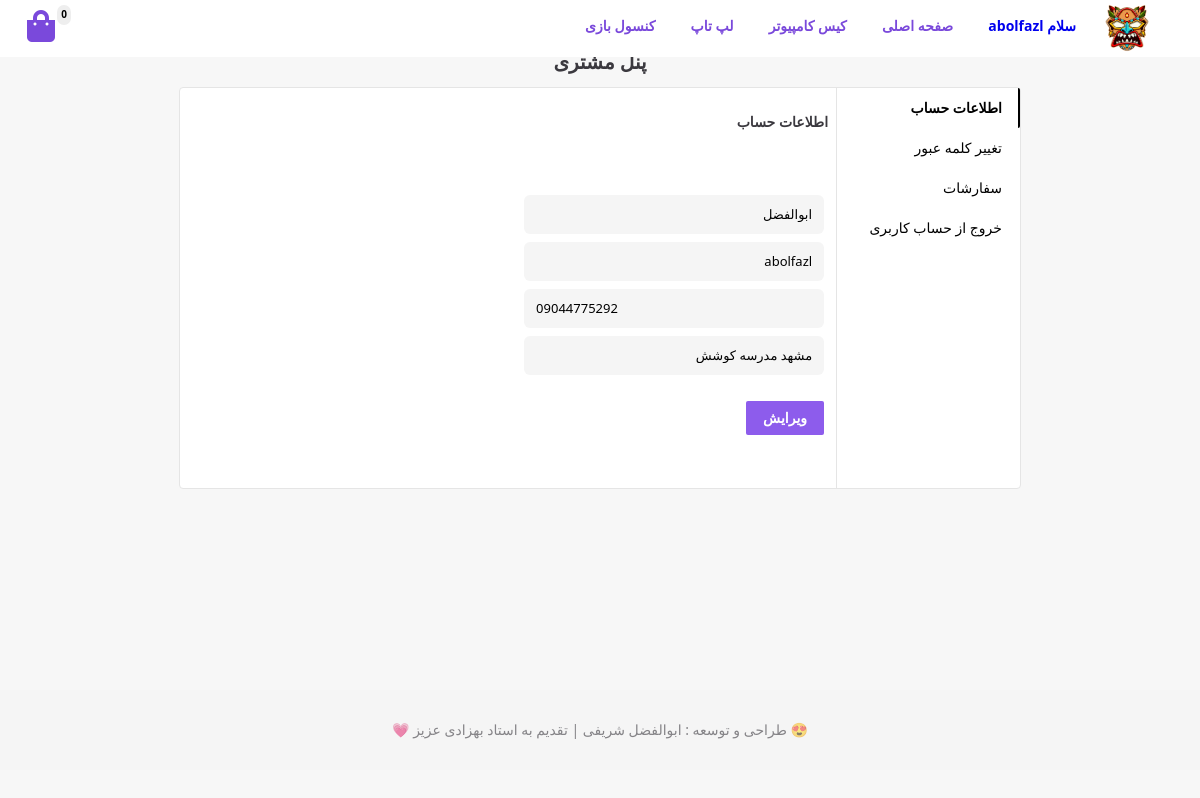
The page /panel/ (signed in) on the database its author committed.
### tables this page shows
CREATE TABLE `customers` (
  `customer_id` int(11) NOT NULL,
  `full_name` varchar(55) NOT NULL,
  `username` varchar(50) NOT NULL,
  `password` varchar(255) NOT NULL,
  `phone` varchar(20) NOT NULL,
  `address` varchar(255) NOT NULL,
  `Date` timestamp NULL DEFAULT current_timestamp()
);

### core/utilities.php (called while the page is built, shortened)
<?php
function getSession($sessionKey) {
    return $_SESSION[$sessionKey];
}

### core/customer-manager.php (called while the page is built, shortened)
<?php
    require_once("connection-manager.php");
    require_once("utilities.php");
    class CustomerManager {
        protected $tableName = "customers";
        public function getByUsername($username) {
            $lowerUsername = strtolower($username);
            $query =
                "SELECT * FROM $this->tableName WHERE username = '$lowerUsername'";
            $connectionManager = new ConnectionManager();
            $result = mysqli_query($connectionManager->getConnection(), $query);
            $row = $result->fetch_assoc();
            $customer = new Customer();
            $customer->customerId = $row['customer_id'];
            $customer->fullName = $row['full_name'];
            $customer->username = $row['username'];
            $customer->password = $row['password'];
            $customer->phone = $row['phone'];
            $customer->address = $row['address'];
            return $customer;
        }
    }
?>

### core/connection-manager.php (called while the page is built, shortened)
<?php
    class ConnectionManager {
        private $connection;
        public function __construct() {
            $this->connection = new mysqli(self::HOST, self::USERNAME, self::PASSWORD, self::DATABASE);
            $this->connection->set_charset("utf8");
        }
        public function getConnection() {
            return $this->connection;
        }
    }
?>

### panel/index.php (the view, shortened to what this page needs)
<?php
    require_once ("../core/utilities.php");
    require_once ("../core/customer-manager.php");
    $accountInfoSectionMessages = ALT_255;
    $customerManager = new CustomerManager();
    $customerInfo = $customerManager->getByUsername(getSession("CurrentCustomerUsername"));
    $fullName = $customerInfo->fullName;
    $username = $customerInfo->username;
    $phone = $customerInfo->phone;
    $address = $customerInfo->address;
    require_once ("../header.php");
?>
<section class="customer-panel">
    <div class="caption">
        <h1><?php echo CUSTOMER_PANEL; ?></h1>
    </div>
    <div class="content">
        <div class="tab-menu">
            <button class="account-info-button"><?php echo ACCOUNT_INFO ?></button>
            <button class="change-password-button"><?php echo CHANGE_PASSWORD ?></button>
            <button class="orders-button"><?php echo ORDERS ?></button>
            <button class="logout-button"><?php echo LOGOUT ?></button>
        </div>
        <div class="menu-item-content">
            <div class="account-info">
                <div>
                    <h4><?php echo ACCOUNT_INFO; ?></h4>
                </div>
                <div class="message">
                    <p><?php echo $accountInfoSectionMessages ?></p>
                </div>
                <form action="<?php echo $_SERVER["PHP_SELF"]; ?>" method="post">
                    <div class="full-name-field">
                        <input type="text" class="text-box" name="full-name" placeholder="<?php echo FULL_NAME; ?>" value="<?php echo $fullName; ?>">
                    </div>
                    <div class="username-field">
                        <input type="text" class="text-box" name="username" placeholder="<?php echo USERNAME; ?>" value="<?php echo $username; ?>">
                    </div>
                    <div class="phone-field">
                        <input type="tel" class="text-box" name="phone" placeholder="<?php echo PHONE; ?>" value="<?php echo $phone; ?>">
                    </div>
                    <div class="address-field">
                        <input type="text" class="text-box" name="address" placeholder="<?php echo ADDRESS; ?>" value="<?php echo $address; ?>">
                    </div>
                    <br>
                    <div class="buttons">
                        <button class="primary-button" type="submit" name="submit-account-info"><?php echo EDIT; ?></button>
                    </div>
                </form>
            </div>
        </div>
    </div>
</section>
<?php require_once ("../footer.php"); ?>

### theme/base.css (style rules this page uses)
* { font-family: 'Segoe UI', Tahoma, Geneva, Verdana, sans-serif; }
html, body { direction: rtl; margin: 0px; padding: 0px; background: #f7f7f7; }
h1 { font-size: 20px !important; }
h4 { font-size: 14px !important; }
h1, h2, h3, h4, h5, h6, p, span, label { color: rgb(59, 57, 63) !important; }
p { line-height: 2em; font-size: 14px !important; }
button { cursor: pointer; font-size: 14px; font-weight: bold; }
.primary-button { padding: 8px 16px !important; border-radius: 2px; border: 1px solid transparent; background: #8D5CEC; color: white; margin: 4px; }
.text-box { background: #f5f5f5; padding: 12px; margin: 4px; border: none; font-size: 13px; border-radius: 6px; }

### theme/css/home-page.css (style rules this page uses)
.content { display: flex; justify-content: space-evenly; }

### theme/css/login.css (style rules this page uses)
.content { display: flex; justify-content: space-evenly; }

### theme/css/signup.css (style rules this page uses)
.content { display: flex; justify-content: space-evenly; }

### theme/css/product-details.css (style rules this page uses)
.content { display: flex; justify-content: space-evenly; }

### theme/css/cart.css (style rules this page uses)
.content { display: flex; justify-content: space-evenly; }

### theme/css/customer-panel.css (style rules this page uses)
.customer-panel { margin:auto; position: relative; min-height: 80%; }
.customer-panel .caption { width: 70%; margin:auto; text-align: center; }
.customer-panel .content { width: 70%; margin: auto; border-radius: 4px; border: 1px solid #e5e5e5; min-height: 400px; position: relative; background: #ffffff; display: flex; flex-direction: row; }
.customer-panel .content .tab-menu { width: 240px; min-height: 60%; display: flex; flex-direction: column; border-left: 1px solid #e5e5e5; }
.customer-panel .content .tab-menu .active-item { font-weight: bold !important; color: #000000 !important; border-right: 2px solid #000000; background: transparent; }
.customer-panel .content .tab-menu button { padding: 12px 16px !important; border-radius: 2px; border:none; border-right: 2px solid transparent; background: transparent; text-decoration: none; margin: 0; text-align: right; font-weight: normal !important; }
.customer-panel .content .menu-item-content { padding: 8px; width: 100%; }
.customer-panel .content .menu-item-content input[type="text"], .customer-panel .content .menu-item-content input[type="password"], .customer-panel .content .menu-item-content input[type="tel"] { width: 300px; }

### rows shown on the page
customers: full-name "ابوالفضل", username "abolfazl", phone "09044775292", address "مشهد مدرسه کوشش"

### other values the page prints
getSession("CurrentCustomerUsername") "abolfazl"
HOME "صفحه اصلی"
CUSTOMER_PANEL "پنل مشتری"
ACCOUNT_INFO "اطلاعات حساب"
CHANGE_PASSWORD "تغییر کلمه عبور"
ORDERS "سفارشات"
LOGOUT "خروج از حساب کاربری"
EDIT "ویرایش"
COPYRIGHT "طراحی و توسعه : ابوالفضل شریفی | تقدیم به استاد بهزادی عزیز"
